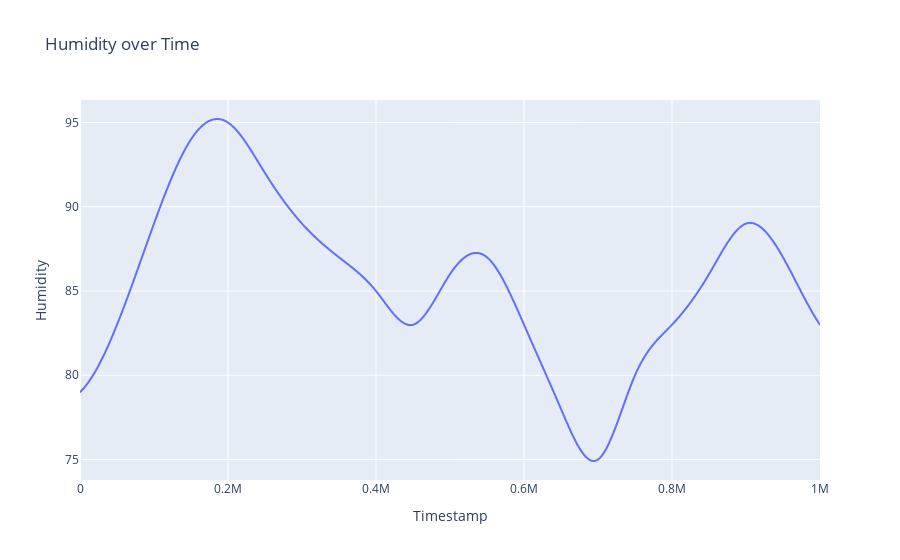

This figure's notebook cell:
### Code cell
import pandas as pd
import plotly.express as px

# Plotting
fig = px.line(data, x='timestamp', y='HUMIDITY', title='Humidity over Time')
fig
fig.update_layout(xaxis_title='Timestamp', yaxis_title='Humidity', hovermode='x')
fig.show()

### Figure 1 — Plotly figure (JSON) as saved in the notebook; plotly's stock layout.template omitted (floating-point values rounded to 4 significant figures; data arrays with more than 128 entries replaced by an {"elided": "..."} marker saying what was removed)
{"data": [{"hovertemplate": "timestamp=%{x}<br>HUMIDITY=%{y}<extra></extra>", "legendgroup": "", "line": {"color": "#636efa", "dash": "solid"}, "marker": {"symbol": "circle"}, "mode": "lines", "name": "", "showlegend": false, "type": "scattergl", "x": {"elided": "10001 int values"}, "xaxis": "x", "y": {"elided": "10001 float values"}, "yaxis": "y"}], "layout": {"hovermode": "x", "legend": {"tracegroupgap": 0}, "title": {"text": "Humidity over Time"}, "xaxis": {"anchor": "y", "domain": [0, 1], "title": {"text": "Timestamp"}}, "yaxis": {"anchor": "x", "domain": [0, 1], "title": {"text": "Humidity"}}}}
